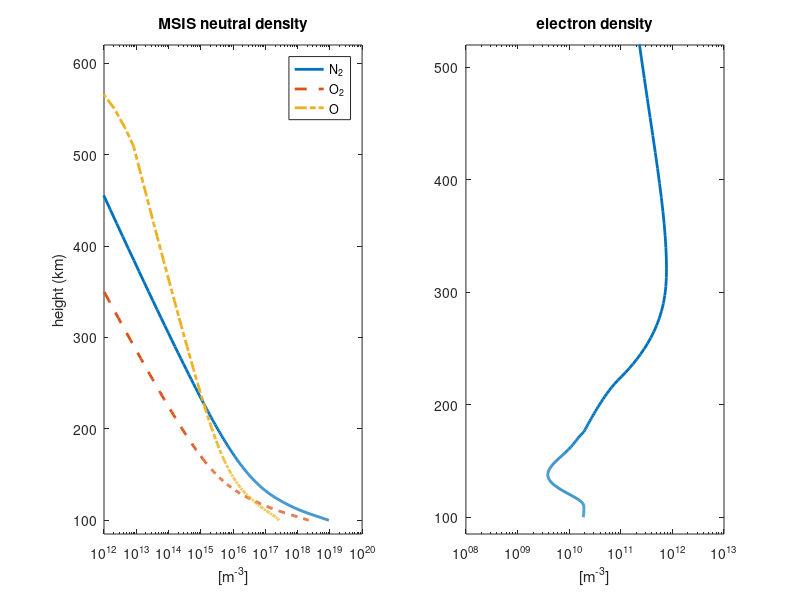
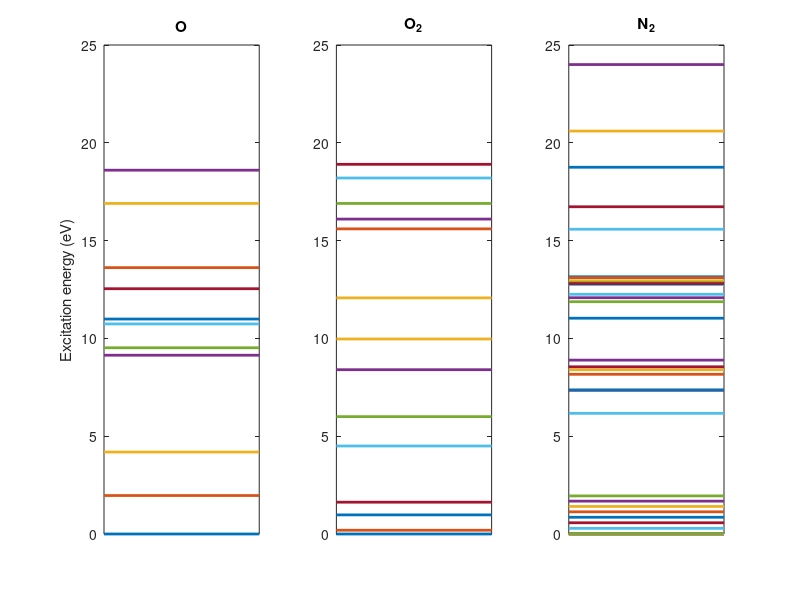

The MATLAB source for these figures, in order: (Note: this script raises an error after producing the figures.)
%% Set-up script for Examples in time-dependent electron transport

%% Figure-generation
plot_figs = 1;
print_figs = 0;
if print_figs
  mkdir('Figures')
end

%% Loading atmosphere model
%
% The electron transport needs the density profiles of the major
% thermospheric constituents, to model the collisions (ellastic and in-
% ellastc) excitations and ionizations. Here we use the MSIS-00 atmosphere
% for the date: 
load msis20051008_3.dat

h_atm = (74:1:610)'*1e3;h_atm = (100:1:610)'*1e3;
dz = @(n) 150 + 150/200*(0:(n-1))' +1.2*exp(((0:(n-1))-150)/17)';
z_atm = 100e3 + cumsum(dz(321)) - dz(1);
numel(z_atm)/numel(h_atm);
h_atm = z_atm(:); % make sure it's a column vector

OPS.atmosphere = interp1(msis20051008_3(:,1),msis20051008_3,h_atm/1e3,'pchip');
OPS.atmosphere(:,2:4) = OPS.atmosphere(:,2:4)*1e6; % into m^-3
OPS.atmosphere(:,5) = OPS.atmosphere(:,5)*1e3;     % into kg/m^-3
% Below is an attempt to make a gradual transition from the dilute
% uppermost thermosphere to mathematical vacuum, this might be useful to
% ensure that the gradient of the upward fluxes automatically becomes
% mathematically zero at the top to be in agreement with the mathematical
% boundary condition for the upward fluxes. This is one possible cause of
% peculiar numerical behaviour of the solution
nO = OPS.atmosphere(:,2);
nN2 = OPS.atmosphere(:,3);
nO2 = OPS.atmosphere(:,4);
nO(end-2:end)  = 0;
nO2(end-2:end) = 0;
nN2(end-2:end) = 0;
%nO(end-7:end-3)  = (erf((2:-1:-2)'/2)+1)/2.*nO(end-7:end-3);
%nO2(end-7:end-3) = (erf((2:-1:-2)'/2)+1)/2.*nO2(end-7:end-3);
%nN2(end-7:end-3) = (erf((2:-1:-2)'/2)+1)/2.*nN2(end-7:end-3);
nO(end-5:end-3)  = (erf((1:-1:-1)'/2)+1)/2.*nO(end-5:end-3);
nO2(end-5:end-3) = (erf((1:-1:-1)'/2)+1)/2.*nO2(end-5:end-3);
nN2(end-5:end-3) = (erf((1:-1:-1)'/2)+1)/2.*nN2(end-5:end-3);

%%
% Plot the atmosphere
if plot_figs
  figure_atm = figure;
  subplot(1,2,1)
  phMSIS = semilogx([nN2,nO2,nO],h_atm/1e3,'-','linewidth',2);
  axis([1e12 1e20 85 620])
  ylabel('height (km)')
  xlabel('[m^{-3}]')
  title('MSIS neutral density')
  legend(phMSIS,'N_2','O_2','O')
  set(phMSIS(2),'linestyle','--')
  set(phMSIS(3),'linestyle','-.')
end
%% 1.5 Load n_e(z) as estimated from EISCAT observations
%  In addition to N_2, O_2 and O we need an electron density profile, to
%  account for the energy degradation of primary electrons caused by the
%  accumulated effect of millions of very weak Coulomb collisions, ideally
%  ne(z) should be gotten from ISR-data, but for testing this is OK
load iri20051008.dat
Iri20051008 = iri20051008(1:end,:);
ne = interp1(Iri20051008(:,1),Iri20051008(:,2),h_atm/1e3,'pchip')*10;
ne(h_atm<82e3) = 1;
%% Plot electron density profile
if plot_figs
  figure(figure_atm)
  subplot(1,2,2)
  semilogx(ne,h_atm/1e3,'linewidth',2)
  title('electron density')
  xlabel('[m^{-3}]')
  axis([1e8 1e13 85 520])
  set(gca,'xtick',10.^(6:15))
  if print_figs
    filename = fullfile('Figures','MSIS-IRI-atm-01.eps');
    [status, message] = backup1000filesversions(filename);
    print('-depsc2','-painters',filename)
  end
end
% Te = IRI!
Te = interp1(Iri20051008(:,1),Iri20051008(:,6),h_atm/1e3,'pchip');
Te(Te==-1) = 350;


%% Magnetic inclination
mag_ze = 13*pi/180; % This is the approximate magnetic inclination at EISCAT

%% Excitation thresholds
% And finally we load the energy levels of the excited states of
% the major neutral species, this is obviously necessary to model the
% energy-losses in inellastic collisions leading to excitation of discrete
% levels.
load N2_levels.dat
load O2_levels.dat
load O_levels.dat
% Plot energy levels
if plot_figs
  figure
  subplot(1,3,1)
  plot([0 1],O_levels(:,1)*[1 1],'-','linewidth',2)
  axis([0 1 0 25])
  set(gca,'xtick',[])
  ylabel('Excitation energy (eV)')
  title('O')
  subplot(1,3,2)
  plot([0 1],O2_levels(:,1)*[1 1],'-','linewidth',2)
  axis([0 1 0 25])
  set(gca,'xtick',[])
  title('O_2')
  subplot(1,3,3)
  plot([0 1],N2_levels(:,1)*[1 1],'-','linewidth',2)
  axis([0 1 0 25])
  set(gca,'xtick',[])
  title('N_2')
  if print_figs
    filename = fullfile('Figures','ON2O2-Energy-levels-01.eps');
    [status, message] = backup1000filesversions(filename);
    print('-depsc2','-painters',filename)
    % print('-depsc2','-painters','ON2O2-Energy-levels-01.eps')
  end
end
%% Energy grids
% For the transport-functions t work properly it seems as if the
% energy-grid should not have bins wider than the lowest ionization
% threshold. 
%
% This energy-grid below work well.
dEfcn = @(X,DEinitial,DEfinal,C,X0) DEinitial+(1+tanh(C*(X-X0)))/2*DEfinal;
E = cumsum(dEfcn(0:937,0.15,11.5,0.05,80))+1.9;
E = E(1:stepE:end);
dE = diff(E);dE = [dE,dE(end)];
if plot_figs
  figure
  plot(E,dE,'r.-')
  xlabel('energy [eV]')
  ylabel('energy [eV]')
  title('Energy variation of energy bin size')
  if print_figs
    filename = fullfile('Figures','Energy-grid-01.eps');
    [status, message] = backup1000filesversions(filename);
    print('-depsc2','-painters',filename)
    % print('-depsc2','-painters','Energy-grid-01.eps')
  end
end
%% Collision cross sections
%  These collision cross-sections are taken from a series of
%  compilation-papers by Itikawa and colleagues, from there the
%  cross-sections have been digitized. (Itikawa et al. 1986 (N2), Itikawa
%  and Ichimura 1990 (O), and Itikawa et al 1989 (O2))
[XsO,xs_fcnO] =   get_all_xs('O',E+dE/2);
[XsO2,xs_fcnO2] = get_all_xs('O2',E+dE/2);
[XsN2,xs_fcnN2] = get_all_xs('N2',E+dE/2);
% %% Back-scattering-ratios
% %  For two-stream calculations the angular part of the scattering is simply
% %  an energy-dependent fraction of electron that escapes a collision in the
% %  opposite hemispherical direction after a collision. These ratios are
% %  taken from Solomon et al. 1988
% 
% bscrO = back_scattering_42stream('O',E+dE/2);
% bscrO2 = back_scattering_42stream('O2',E+dE/2);
% bscrN2 = back_scattering_42stream('N2',E+dE/2);
%% Name/-/label of excited levels.
fid = fopen('N2_levels.name','r');
qwe = textscan(fid,'%s');
fclose(fid);
iN = 1;
for i1 = 1:numel(qwe{1})
  if qwe{1}{i1}(1) ~= '%'
    N2names{iN} = qwe{1}{i1};
    iN = iN+1;
  end
end
% N2names = qwe{1};
fid = fopen('O2_levels.name','r');
qwe = textscan(fid,'%s');
fclose(fid);
iN = 1;
for i1 = 1:numel(qwe{1})
  if qwe{1}{i1}(1) ~= '%'
    O2names{iN} = qwe{1}{i1};
    iN = iN+1;
  end
end
%O2names = qwe{1};
fid = fopen('O_levels.name','r');
qwe = textscan(fid,'%s');
fclose(fid);
iN = 1;
for i1 = 1:numel(qwe{1})
  if qwe{1}{i1}(1) ~= '%'
    Onames{iN} = qwe{1}{i1};
    iN = iN+1;
  end
end
% Onames = qwe{1};

%% Plot cross-sections and back-scattering ratios.
%  For illustration and illumination, note that at energies larger than a
%  few 10s of eV the ionization-cross-section dominates over the other
%  in-ellastic cross-sections
if plot_figs
  figure('position',[306, 415, 1746, 559])
  subplot(1,3,1)
  phO = loglog(E,XsO,'linewidth',2);
  axis([E(1) E(end) 1e-25 1e-18])
  axis([2.0539 8000 1e-24 3e-19])
  set(phO(1),'color','k')
  set(phO(2:7),'linestyle','-')
  colormap(jet(64))
  cmlines(phO(2:7))
  set(phO(8:end),'linestyle','--')
  cmpC = inferno(64);
  colormap(cmpC(1:60,:))
  cmlines(phO(8:end))
  % legend(phO,Onames) % TODO: strrep fine_%d1_%d2 with fine(%d1-%d2)
  for i1 = numel(phO):-1:1
    Onames4l{i1} = sprintf('%d',i1);
  end
  legend(phO,Onames4l) % TODO: strrep fine_%d1_%d2 with fine(%d1-%d2)
  set(gca,'xtick',[1 10 100 1000 1e4])
  title('\sigma O','fontsize',16)
  ylabel('[m^{-2}]','fontsize',16)
  xlabel('[eV]','fontsize',16)
  set(gca,'fontsize',14)
  
  subplot(1,3,2)
  phN2 = loglog(E,XsN2,'linewidth',2);
  axis([E(1) E(end) 1e-25 1e-18])
  axis([2.0539 8000 1e-24 3e-19])
  cmlines(phN2)
  set(phN2(2:3:end),'linestyle','--')
  set(phN2(3:3:end),'linestyle','-.')
  set(phN2(end),'color','k')
  for i1 = numel(phN2):-1:1
    N2names4l{i1} = sprintf('%d',i1);
  end
  %legend(phN2,N2names4l)
  % legend(phN2,N2names)
  set(phN2(1),'color','k')
  set(phN2(2:12),'linestyle','-','linewidth',1) 
  % colormap(summer)
  colormap(py_D_cmap)
  cmlines(phN2(2:12))     
  set(phN2(end-5:end),'linestyle','--')         
  set(phN2(13:end-6),'linestyle','-')  
  cmpC = inferno(64);
  colormap(cmpC(1:60,:))
  cmlines(phN2(end-5:end))
  colormap(jet(64))
  cmlines(phN2(13:end-6)) 
  title('\sigma N_2','fontsize',16)
  set(gca,'xtick',[1 10 100 1000 1e4])
  xlabel('[eV]','fontsize',16)
  %legHdl = gridLegend(phN2,2,N2names4l);
  set(gca,'fontsize',14)
  [legend_h,object_h,plot_h,text_str] = legendflex(phN2,N2names4l,'ncol',2);  
  set(legend_h,'position',get(legend_h,'position')+[40 20 0 0])
  subplot(1,3,3)
  phO2 = loglog(E,XsO2([1,9,8,7,6,5,4,3,2,10:15],:),'linewidth',2);
  axis([E(1) E(end) 1e-25 1e-18])
  axis([2.0539 8000 1e-24 3e-19])
  set(phO2(2),'linewidth',1)
  colormap(py_D_cmap)
  set(phO2(2),'color',[0 0.5 0])  
  colormap(jet(64))
  cmlines(phO2(3:9))
  set(phO2(10:end),'linestyle','--')
  cmpC = inferno(64);
  colormap(cmpC(1:60,:))
  cmlines(phO2(10:end))
  set(phO2(1),'color','k')
  for i1 = numel(phO2):-1:1
    O2names4l{i1} = sprintf('%d',i1);
  end
  legend(phO2,O2names4l)
  title('\sigma O_2','fontsize',16)
  set(gca,'xtick',[1 10 100 1000 1e4])
  xlabel('[eV]','fontsize',15)
  set(gca,'fontsize',14)
  if print_figs
    filename = fullfile('Figures','ON2O2-cross-sections-01.eps');
    [status, message] = backup1000filesversions(filename);
    print('-depsc2','-painters',filename)
    % print('-depsc2','-painters','ON2O2-cross-sections-01.eps')
  end
  
  figure % N2-only
  set(gcf,'position',[31, 348, 1209, 746])
  phN2 = loglog(E,XsN2,'linewidth',2);
  axis([E(1) E(end) 1e-25 1e-18])
  axis([2.0539 8000 1e-24 3e-19])
  cmlines(phN2)
  set(phN2(2:3:end),'linestyle','--')
  set(phN2(3:3:end),'linestyle','-.')
  set(phN2(end),'color','k')
  for i1 = numel(phN2):-1:1
    N2names4l{i1} = sprintf('%d',i1);
  end
  %legend(phN2,N2names4l)
  % legend(phN2,N2names)
  set(phN2(1),'color','k')
  set(phN2(2:12),'linestyle','-','linewidth',1) 
  % colormap(summer)
  colormap(py_D_cmap)
  cmlines(phN2(2:12))     
  set(phN2(end-5:end),'linestyle','--')         
  set(phN2(13:end-6),'linestyle','-')  
  cmpC = inferno(64);
  colormap(cmpC(1:60,:))
  cmlines(phN2(end-5:end))
  colormap(jet(64))
  cmlines(phN2(13:end-6)) 
  title('\sigma N_2','fontsize',16)
  set(gca,'xtick',[1 10 100 1000 1e4])
  xlabel('[eV]','fontsize',16)
  %legHdl = gridLegend(phN2,2,N2names4l);
  set(gca,'fontsize',14)
  
  legHdl = gridLegend(phN2,2,N2names);
  if print_figs
    filename = fullfile('Figures','N2-cross-sections-01.eps');
    [status, message] = backup1000filesversions(filename);
    print('-depsc2','-painters',filename)
    % print('-depsc2','-painters','N2-cross-sections-01.eps')
  end
  figure % O2-only
  set(gcf,'position',[31, 348, 1209, 746])
  phO2 = loglog(E,XsO2([1,9,8,7,6,5,4,3,2,10:15],:),'linewidth',2);
  axis([E(1) E(end) 1e-25 1e-18])
  axis([2.0539 8000 1e-24 3e-19])
  set(phO2(2),'linewidth',1)
  colormap(py_D_cmap)
  set(phO2(2),'color',[0 0.5 0])  
  colormap(jet(64))
  cmlines(phO2(3:9))
  set(phO2(10:end),'linestyle','--')
  cmpC = inferno(64);
  colormap(cmpC(1:60,:))
  cmlines(phO2(10:end))
  set(phO2(1),'color','k')
  for i1 = numel(phO2):-1:1
    O2names4l{i1} = sprintf('%d',i1);
  end
  legend(phO2,O2names([1,9,8,7,6,5,4,3,2,10:15]))
  title('\sigma O_2','fontsize',16)
  set(gca,'xtick',[1 10 100 1000 1e4])
  xlabel('[eV]','fontsize',15)
  set(gca,'fontsize',14)

  if print_figs
    filename = fullfile('Figures','O2-cross-sections-01.eps');
    [status, message] = backup1000filesversions(filename);
    print('-depsc2','-painters',filename)
    % print('-depsc2','-painters','N2-cross-sections-01.eps')
  end
  figure % O - only
%  [~,idxOlevels] = sort(O_levels(:,1));
idxOlevels = 1:size(O_levels,1);
%   O_levels = O_levels(idxOlevels,:);
%   Onames = Onames(idxOlevels);
  set(gcf,'position',[31, 348, 1209, 746])
  phO = loglog(E,XsO(idxOlevels,:),'linewidth',2);
  set(gca,'fontsize',12)
  cmlines(phO)
  title('\sigma O')
  xlabel('[eV]','fontsize',16)
  ylabel('[m^{-2}]','fontsize',16)
  axis([E(1) E(end) 1e-25 1e-18])
  set(gca,'xtick',[1 10 100 1000 1e4])
  set(phO(end-3:end),'linestyle','--')         
  set(phO(1:end-4),'linestyle','-','linewidth',2)  
  cmlines(phO(1:end-4)) 
  cmlines(phO(end-3:end)) 
  legHdl = gridLegend(phO,1,Onames(idxOlevels));
  if print_figs
    filename = fullfile('Figures','O-cross-sections-01.eps');
    [status, message] = backup1000filesversions(filename);
    print('-depsc2','-painters',filename)
    % print('-depsc2','-painters','N2-cross-sections-01.eps')
  end
  
end
%% Pre-calculations of cascadning electron-spectra for ionizations
S2ndO = O_e_2nd_dist(E,E(end),O_levels(end,1),'c');
S2ndO2 = O2_e_2nd_dist(E,E(end),O2_levels(end,1),'c');
S2ndN2 = N2_e_2nd_dist(E,E(end),N2_levels(end,1),'c');


%% 18-stream mu-limits:
dtheta = [0 10 10 10 10 10 10 10 10 10 10 10 10 10 10 10 10 10 10];
theta_lims2do = 180-cumsum(dtheta);
mu_lims = cos(theta_lims2do*pi/180);
plot_everyone = 0;
%% Calculate the beam-to-beam scattering and weigthings
%  This can be done in the function Ie_Mstream_tz_2_aurora, as was done
%  above where the mu_scatterings argument was set to a place-holder 1, or
%  before as done here. This is necessary to get the proper weights for
%  calculating the fluxes in different beams to more for example an
%  isotropic flux
n_dirs = 721;
try
  load e_s_bd theta_lims
  if isequal(theta_lims,theta_lims2do)
    load e_s_bd.mat Pmu2mup theta2beamW BeamW mu_lims theta_lims
  else
    disp('theta_lims in file e_s_bd.mat does not match theta_lims2do')
    disp('starting calculations of angular electron scattering matrices')
    [Pmu2mup,theta2beamW,BeamW] = e_scattering_beamdistribution(mu_lims,n_dirs);
    mu_lims_done = mu_lims;
    theta_lims = theta_lims2do;
    save e_s_bd_180_170_160_150__140_130_120_110_100_90_80_70_60_50_40_30_20_10_0.mat Pmu2mup theta2beamW BeamW mu_lims_done mu_lims theta_lims
    disp('Consider fixing the theta_lims mismatch, perhaps by copying')
    disp('the file saved (e_s_bd_180_170_150_120_100_90_80_60_30_10_0.mat)')
    disp('to e_s_bd.mat')
  end
catch
  [Pmu2mup,theta2beamW,BeamW] = e_scattering_beamdistribution(mu_lims,n_dirs);
  mu_lims_done = mu_lims;
  theta_lims = theta_lims2do;
  save e_s_bd_180_170_160_150__140_130_120_110_100_90_80_70_60_50_40_30_20_10_0.mat Pmu2mup theta2beamW BeamW mu_lims_done mu_lims theta_lims
end
mu_scatterings = {Pmu2mup,theta2beamW,BeamW};
c_o_mu = mu_avg(mu_lims);
% B_W is created for easify generation of functions for the
% downward fluxes and upward flux gradients at the upper boundary,
% i.e. the downward fluxes are the primary electron spectra, and
% since the boundary condition for the upward fluxes are that their
% gradient is zero it is nice to make a variable that guarantees that
B_W = BeamW;
B_W(c_o_mu>0) = 0;
if plot_figs
  figure('position',[20, 495, 1220, 458])
  for i1 = numel(BeamW):-1:1,
    theta_str{i1} = sprintf('%3.1f^\\circ - %3.1f^\\circ',...
                            180-180/pi*acos(mu_lims(i1)),...
                            180-180/pi*acos(mu_lims(i1+1)));
  end
  spp = [2*ones(10,1),5*ones(10,1),[1:5,(10:-1:6)]'];
  for i1 = 1:10,
    subplot(spp(i1,1),spp(i1,2),spp(i1,3)) 
    imagesc(0:180,180:-1:0,Pmu2mup(:,:,i1)),caxis([0 1])          
    title(theta_str{i1},'fontsize',14)
    if i1 == 8
      xlabel('scattering-angle','fontsize',14)
    elseif i1 == 5 || i1 == 6
      colorbar_labeled('')
    elseif i1 == 1 || i1 == 10
      ylabel('to-angle','fontsize',14)
    end
    set(gca,'xtick',0:30:180,'ytick',0:30:180,'tickdir','out','box','off')
  end
  colormap(inferno)
  
  if print_figs
    filename = fullfile('Figures','Scattering-Matrices-02.eps');
    [status, message] = backup1000filesversions(filename);
    print('-depsc2','-painters',filename)
    % print('-depsc2','-painters','Scattering-Matrices-02.eps')
  end
  figure
  imagesc(180:-1:0,1:10,theta2beamW)
  title('Beam-weigths','fontsize',15)
  xlabel('pitch-angle (degrees)','fontsize',15)
  ylabel('pitch-angle-stream','fontsize',15)
  colorbar
  if print_figs
    filename = fullfile('Figures','Beam-Weights-02.eps');
    [status, message] = backup1000filesversions(filename);
    print('-depsc2','-painters',filename)
    % print('-depsc2','-painters','Beam-Weights-02.eps')
  end
end

%%

I_stable = 1e12;

setup_completed = 1;
